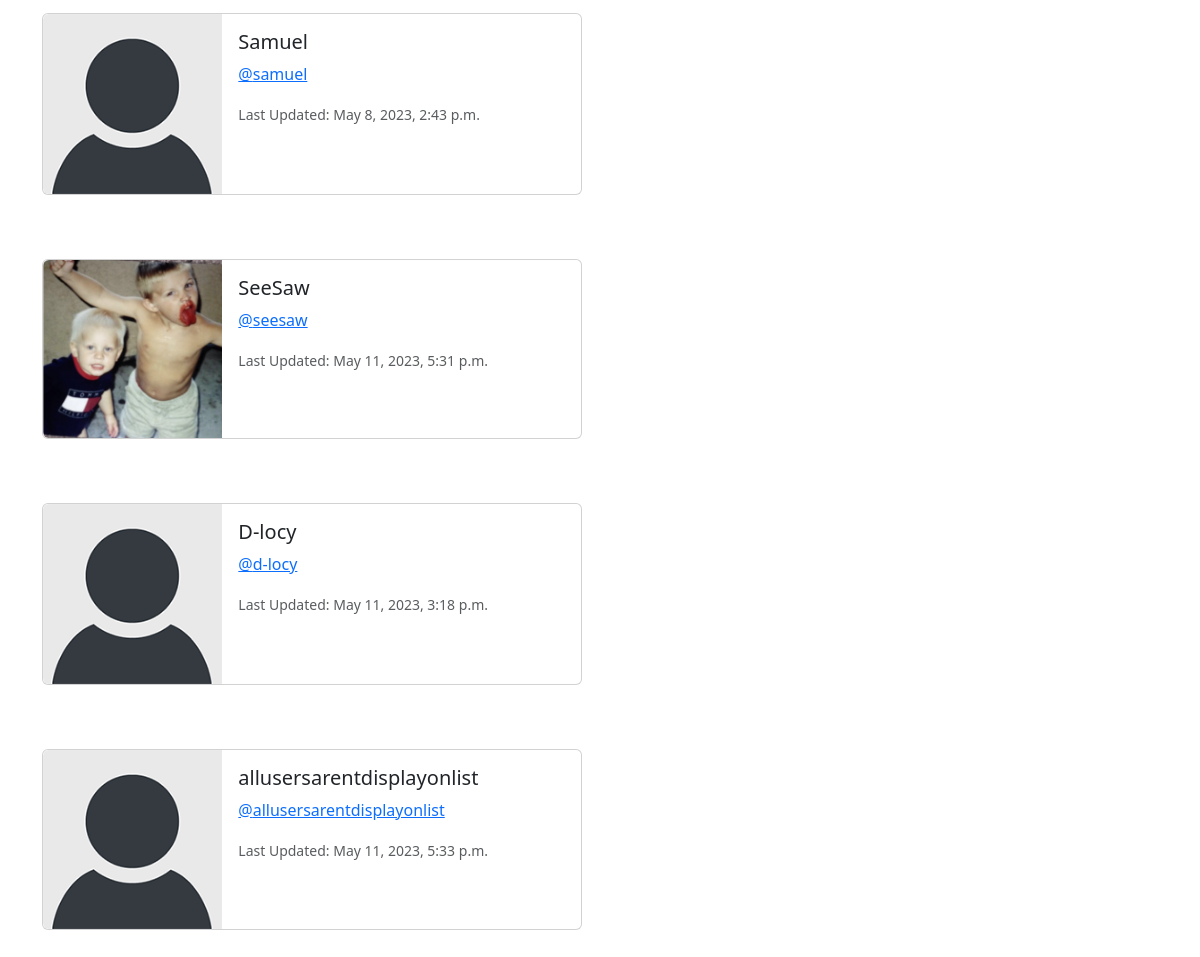
Page /profile_list (signed in, lower part) on the earlier database version.
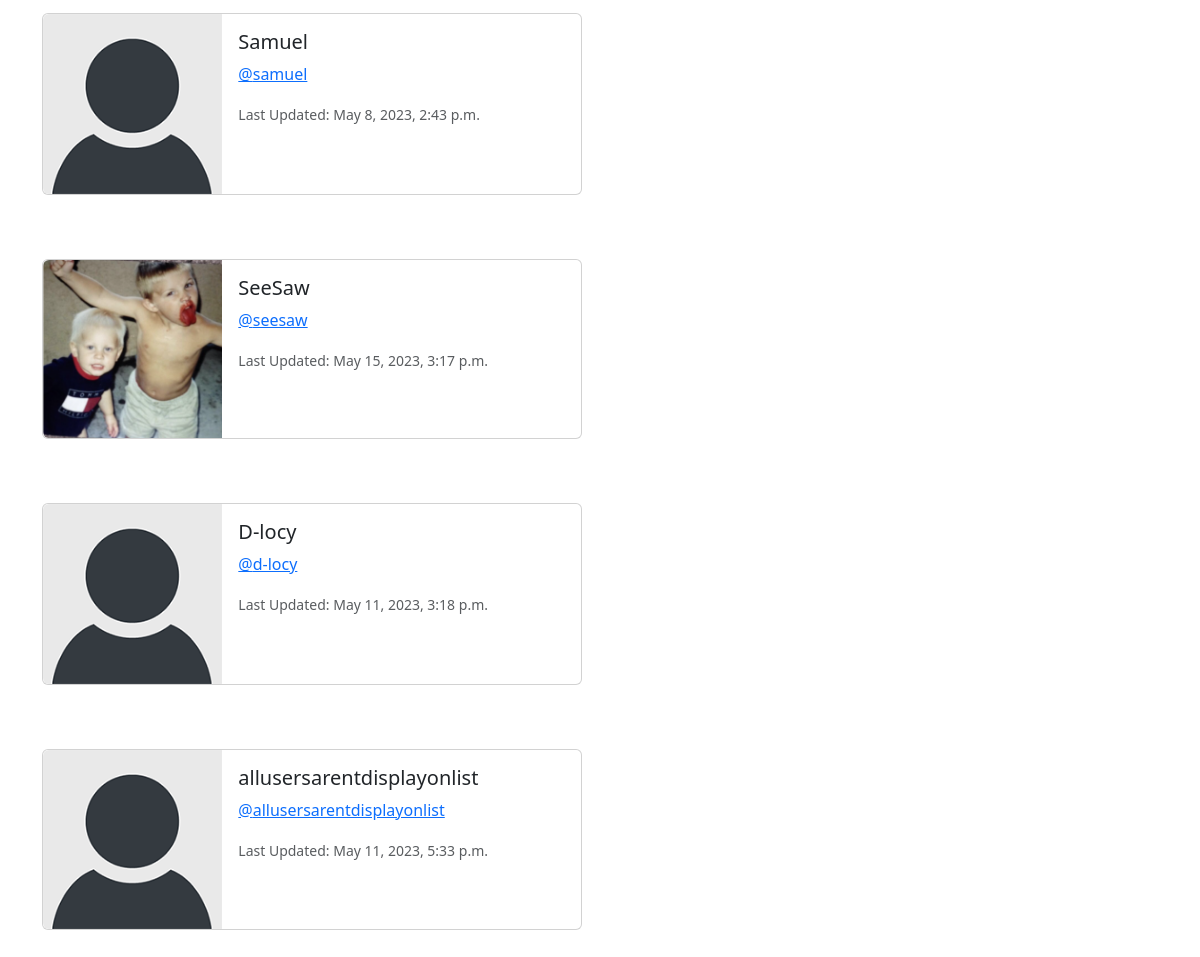
Same page on the later database version.
### cloner/models.py (models this page shows, shortened)
class Profile(models.Model):
    user = models.OneToOneField(User, on_delete=models.CASCADE)
    follows = models.ManyToManyField("self",
        related_name="followed_by",
        symmetrical=False,
        blank=True)
    date_modified = models.DateTimeField(User, auto_now=True)
    profile_pic = models.ImageField(null=True, blank=True, upload_to="images/")
    profile_bio = models.CharField(null=True, blank=True, max_length=100)

### cloner/views.py (the view)
# urls.py: path('profile_list', views.profile_list, name='profile_list'),
def profile_list(request):
    if request.user.is_authenticated:
        profiles = Profile.objects.exclude(user=request.user)
        return render(request, 'profile_list.html', {"profiles":profiles})
    else:
        messages.success(request, ("You Must Be Logged In To Access This Page"))
        return redirect('home')

### cloner/templates/profile_list.html (shortened to what this page needs)
{% extends 'base.html' %}
{% load static %}
{% block content %}
<br/>
{% if profiles %}
    {% for profile in profiles %}
    <div class="card mb-3" style="max-width: 540px;">
        <div class="row g-0">
          <div class="col-md-4">
            {% if profile.profile_pic %}
            <img src="{{ profile.profile_pic.url }}" width="200" height="200"
            class="img-fluid rounded-start">
            {% else %}
            <img src="{% static 'images/default_profile_pic.png' %}" class="img-fluid rounded-start">
            {% endif %}
          </div>
          <div class="col-md-8">
            <div class="card-body">
              <h5 class="card-title">
                {{ profile.user.username }}
              </h5>
              <p class="card-text">
                <a href="{% url 'profile' profile.user.id %}">@{{ profile.user.username|lower }}</a>
              </p>
              <p class="card-text"><small class="text-body-secondary">Last Updated: {{ profile.date_modified }}</small></p>
            </div>
          </div>
        </div>
      </div>
        <br/><br/>
    {% endfor %}
{% endif %}
{% endblock %}

Differences in the rows shown:
changed Profile "SeeSaw": date_modified "May 11, 2023, 5:31 p.m." → "May 15, 2023, 3:17 p.m."
